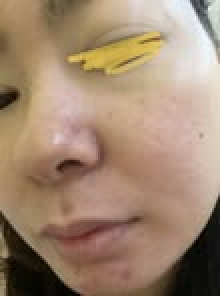
#> input picture SKIN/data/1t (100).jpg, 110 x 148 px, found by its file name (shown 2 times larger); its folder holds only this picture in this run
$ python processed_dataset.py
#> lines starting #> are read from the running program, lines starting #| are printed output that depends on the picture
from PIL import Image, ImageEnhance
import cv2
import os
import shutil
import numpy as np

input_dir = "D:/KTPM_nhom2/SKIN/data"
output_dir = "D:/KTPM_nhom2/SKIN/processed_dataset"
size = (640, 640)

def enhance_image(image):
    """Tăng độ tương phản và độ sắc nét cho ảnh"""
    # Chuyển PIL Image sang OpenCV
    img_np = np.array(image)
    img_np = cv2.cvtColor(img_np, cv2.COLOR_RGB2BGR)


    img_np = cv2.fastNlMeansDenoisingColored(img_np, None, 5, 5, 7, 21)

    # Tăng độ tương phản với CLAHE
    clahe = cv2.createCLAHE(clipLimit=3.0, tileGridSize=(4, 4))
    img_np = cv2.cvtColor(img_np, cv2.COLOR_BGR2LAB)
    l, a, b = cv2.split(img_np)
    l = clahe.apply(l)
    img_np = cv2.merge((l, a, b))
    img_np = cv2.cvtColor(img_np, cv2.COLOR_LAB2BGR)


    alpha = 1.5  # Hệ số tương phản
    beta = 10    # Hệ số sáng
    img_np = cv2.convertScaleAbs(img_np, alpha=alpha, beta=beta)

    # Tăng độ sắc nét với Unsharp Mask
    blurred = cv2.GaussianBlur(img_np, (5, 5), 0)
    img_np = cv2.addWeighted(img_np, 1.2, blurred, -0.2, 0)

    # Chuyển lại sang PIL Image
    image = Image.fromarray(cv2.cvtColor(img_np, cv2.COLOR_BGR2RGB))

    # Tăng độ sắc nét nhẹ bằng PIL
    enhancer = ImageEnhance.Sharpness(image)
    image = enhancer.enhance(1.5)

    return image

def normalize_labels(label_path, original_size, new_size):
    """Chuẩn hóa tọa độ nhãn sau khi resize ảnh"""
    if not os.path.exists(label_path):
        return

    width_ratio = new_size[0] / original_size[0]
    height_ratio = new_size[1] / original_size[1]

    lines = []
    try:
        with open(label_path, 'r') as f:
            lines = f.readlines()

        new_lines = []
        for line in lines:
            parts = line.strip().split()
            if len(parts) < 5:
                print(f"Dòng không hợp lệ trong {label_path}: {line.strip()}")
                continue
            class_id = parts[0]
            x_center, y_center, width, height = map(float, parts[1:5])
            # Chuẩn hóa tọa độ
            x_center *= width_ratio
            y_center *= height_ratio
            width *= width_ratio
            height *= height_ratio
            new_lines.append(f"{class_id} {x_center:.6f} {y_center:.6f} {width:.6f} {height:.6f}\n")

        with open(label_path, 'w') as f:
            f.writelines(new_lines)
    except Exception as e:
        print(f"Lỗi xử lý nhãn {label_path}: {e}")

def process_folder(input_dir, output_dir):
    """Xử lý ảnh và nhãn trong thư mục"""
#> called with input_dir = 'D:/KTPM_nhom2/SKIN/data', output_dir = 'D:/KTPM_nhom2/SKIN/processed_dataset'
    if not os.path.exists(output_dir):
        os.makedirs(output_dir)

    for item in os.listdir(input_dir):
        item_path = os.path.join(input_dir, item)
        output_path = os.path.join(output_dir, os.path.splitext(item)[0] + '.jpg')

        if os.path.isdir(item_path):
            process_folder(item_path, os.path.join(output_dir, item))
        elif item.lower().endswith(('.png', '.jpg', '.jpeg', '.webp')):
            try:
                # Mở ảnh
                img = Image.open(item_path).convert("RGB")
#> img is the input picture: PIL image 110x148 RGB; mean R, G, B 160.3, 135.1, 112.3
                original_size = img.size
#> original_size = (110, 148)

                # Chuyển sang OpenCV để resize
                img_np = np.array(img)
                img_np = cv2.cvtColor(img_np, cv2.COLOR_RGB2BGR)
                # Resize với OpenCV
                if original_size[0] > size[0] or original_size[1] > size[1]:
                    img_np = cv2.resize(img_np, size, interpolation=cv2.INTER_AREA)
                else:
                    img_np = cv2.resize(img_np, size, interpolation=cv2.INTER_CUBIC)
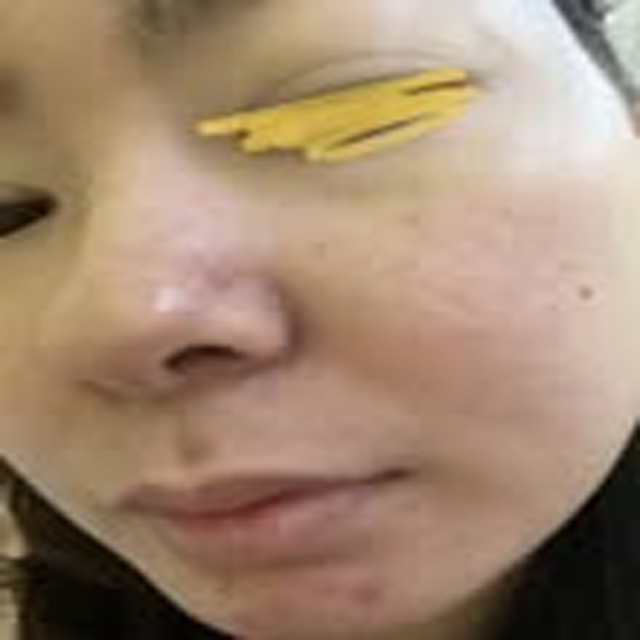
#> img_np: shape (640, 640, 3); mean B, G, R 112.3, 135.1, 160.3
                # Chuyển lại sang PIL
                img = Image.fromarray(cv2.cvtColor(img_np, cv2.COLOR_BGR2RGB))
#> img: PIL image 640x640 RGB

                # Tăng chất lượng
                img = enhance_image(img)
#> in enhance_image, `img_np = cv2.cvtColor(img_np, cv2.COLOR_BGR2LAB)`: img_np: shape (640, 640, 3); mean of channels 0, 1, 2 146.2, 134.3, 143.9
#> in enhance_image, `l, a, b = cv2.split(img_np)`:
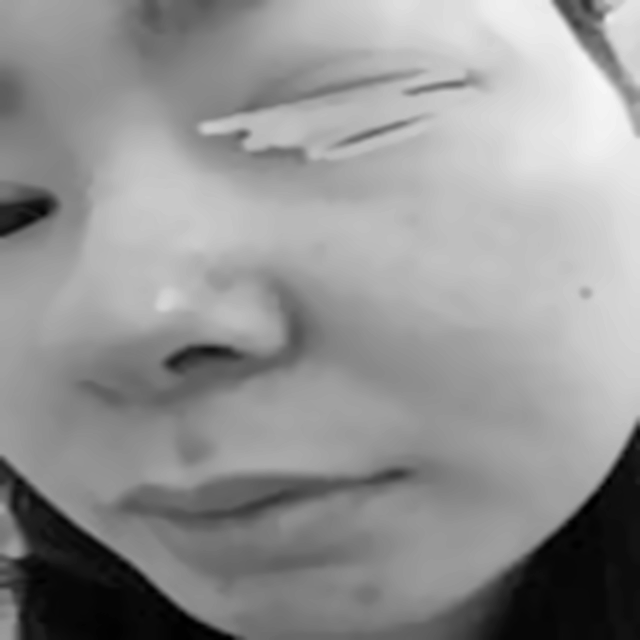
#> l: shape (640, 640); min 0, max 246, mean 146.2
#> in enhance_image, `l, a, b = cv2.split(img_np)`:
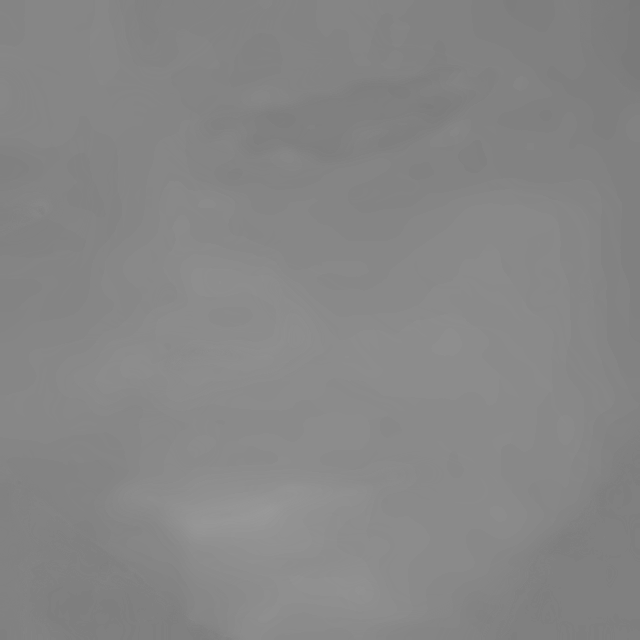
#> a: shape (640, 640); min 121, max 153, mean 134.3
#> in enhance_image, `l, a, b = cv2.split(img_np)`:
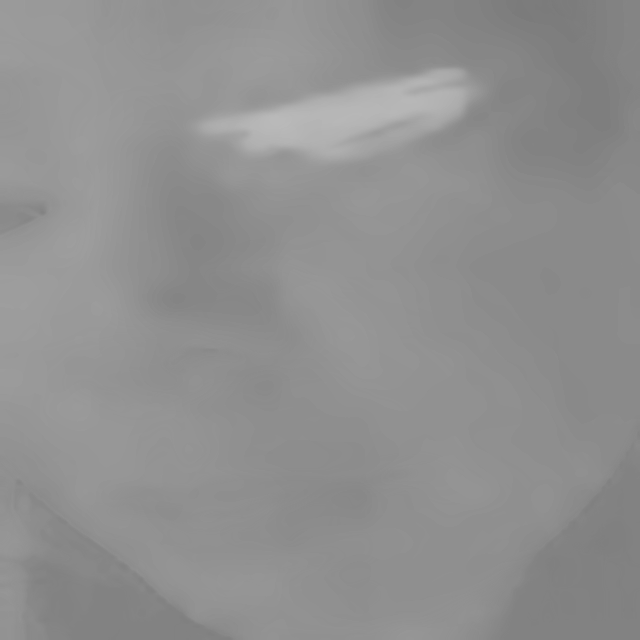
#> b: shape (640, 640); min 122, max 185, mean 143.9
#> in enhance_image, `l = clahe.apply(l)`:
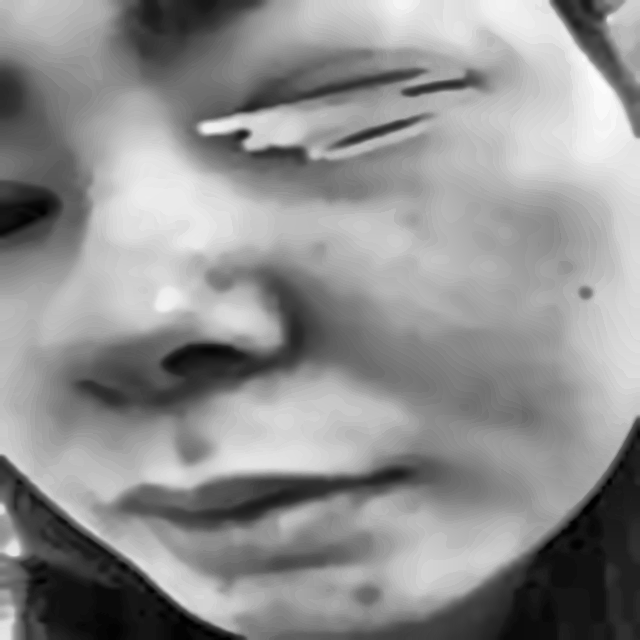
#> l: shape (640, 640); min 1, max 251, mean 142.6
#> in enhance_image, `img_np = cv2.merge((l, a, b))`: img_np: shape (640, 640, 3); mean of channels 0, 1, 2 142.6, 134.3, 143.9
#> in enhance_image, `img_np = cv2.cvtColor(img_np, cv2.COLOR_LAB2BGR)`:
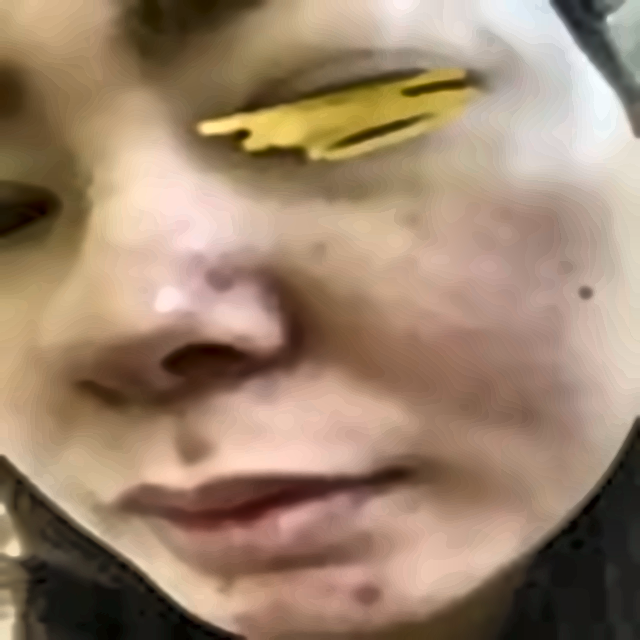
#> img_np: shape (640, 640, 3); mean B, G, R 109.1, 131.8, 156.7
#> in enhance_image, `img_np = cv2.convertScaleAbs(img_np, alpha=alpha, beta=beta)`:
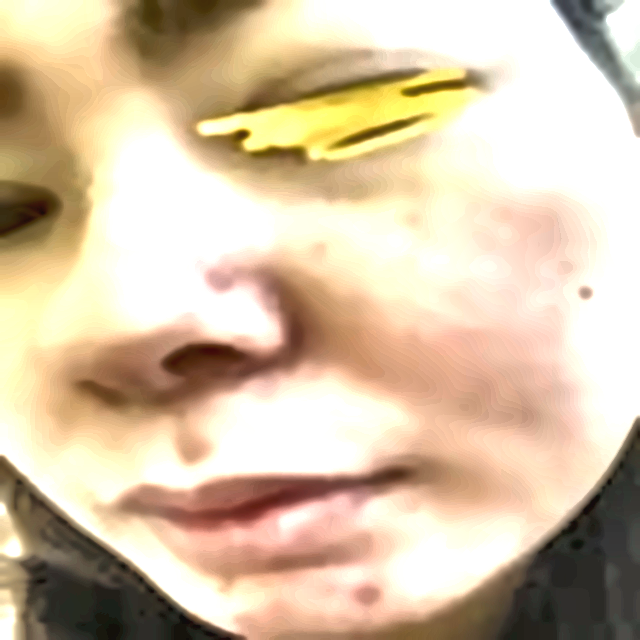
#> img_np: shape (640, 640, 3); mean B, G, R 166.2, 193.9, 214.2

                # Lưu ảnh
                img.save(output_path, 'JPEG', quality=100)
                print(f"Đã xử lý: {item} -> {os.path.basename(output_path)}")

                # Sao chép và chuẩn hóa file nhãn
                label_path = os.path.splitext(item_path)[0] + '.txt'
                label_output_path = os.path.splitext(output_path)[0] + '.txt'
                if os.path.exists(label_path):
                    shutil.copy(label_path, label_output_path)
                    normalize_labels(label_output_path, original_size, size)
                    print(f"Đã sao chép và chuẩn hóa nhãn: {os.path.basename(label_path)}")
            except Exception as e:
                print(f"Lỗi xử lý ảnh {item} tại {item_path}: {e}")
        elif item.lower().endswith('.txt'):
            shutil.copy(item_path, os.path.join(output_dir, item))
            print(f"Đã sao chép nhãn: {item}")

# Chạy xử lý
process_folder(input_dir, output_dir)
print("Tiền xử lý ảnh hoàn tất!")
